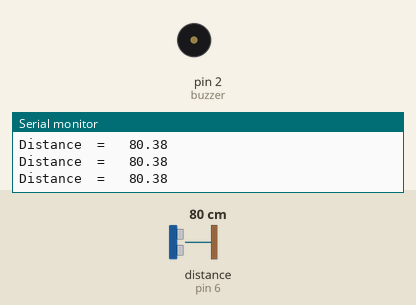
Simulated run of this sketch. Board: Arduino Uno, built with avr-gcc and run on an emulated ATmega328P. Parts: buzzer (waves = sounding, pin HIGH), the last lines printed to the serial monitor. Wiring (inferred from the names in the program): ultrasonic range finder: trigger pin 7; echo pin 6. Inputs (shaded band) come from the test bench; at power-on: distance to the obstacle (sensor on pin 6) 80 cm. The echo pulse lasts 58.3 µs per cm; pins used as bus, display or sensor lines are not drawn.

Above: at 1.2 s.
1.3 s: distance to the obstacle (sensor on pin 6) set to 12 cm
4.3 s: distance to the obstacle (sensor on pin 6) set to 9 cm
At 4.47 s:
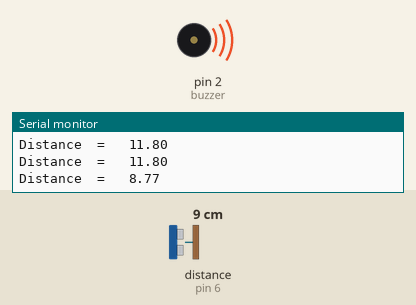
7.3 s: distance to the obstacle (sensor on pin 6) set to 250 cm
At 8.0 s:
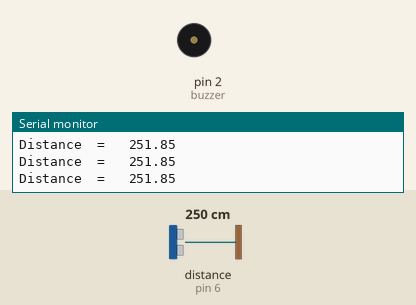
8.8 s: distance to the obstacle (sensor on pin 6) set to 7 cm
At 8.99 s:
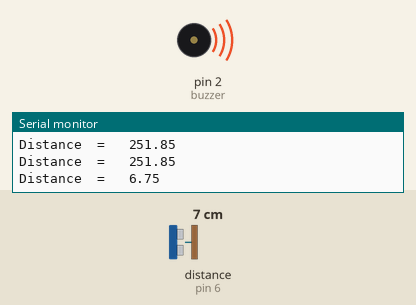
Timing chart, 0 to 12.8 s (numbered marks = the images above; inputs shaded):
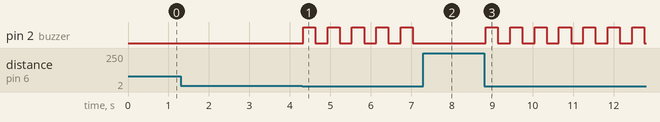

The sketch:

Ultrosonic_Sensor_First_Lesson.ino
```cpp
int trigger = 7;
int echo = 6;
int buzzer = 2;
float distance;
float t;


void setup() {
  pinMode(trigger, OUTPUT);
  pinMode(echo, INPUT);
  Serial.begin(9600);
  pinMode(buzzer, OUTPUT);


}

void loop() {
  digitalWrite(trigger, HIGH);
  delay(1);
  digitalWrite(trigger, LOW);
  t = pulseIn(echo, HIGH);
  distance = (t / 2) / 28.9 ;//The 28.9 is what you get from all the calculation to do with temperature.
  Serial.print("Distance  =   ");
  Serial.println(distance);

  if (distance < 10 && distance > 5)
  {
    digitalWrite(buzzer, HIGH);
    delay(300);
    digitalWrite(buzzer, LOW);
    delay(300);
  }

  else if (distance < 5)
  {


    digitalWrite(buzzer, HIGH);
    delay(100);
    digitalWrite(buzzer, LOW);
    delay(100);

  }
  else
    digitalWrite (buzzer, LOW);


}
```

Measured:
- the behaviour switches between 11 and 10 cm on distance to the obstacle (sensor on pin 6) (found by bisection; images 0 and 1)
- after the input at 4.3 s, pin 2 (buzzer): alternates HIGH for 0.30 s and LOW for 0.30 s, starting at once
- after the input at 7.3 s, pin 2 (buzzer): stops changing and stays LOW
- after the input at 8.8 s, pin 2 (buzzer): alternates HIGH for 0.30 s and LOW for 0.30 s, starting at once
